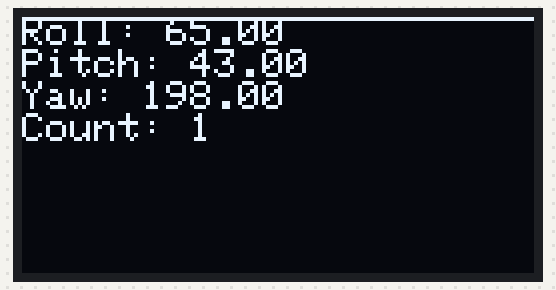
A sketch run on a simulated Arduino Uno, built with avr-gcc and run on an emulated ATmega328P. Parts: 128×64 one-colour display. Random numbers use the default seed unless the sketch sets one; what the sketch prints to the serial monitor is not drawn.

Above: at 0.1 s.
At 4.2 s:
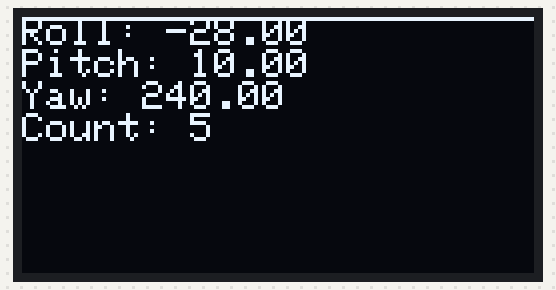
At 9.4 s:
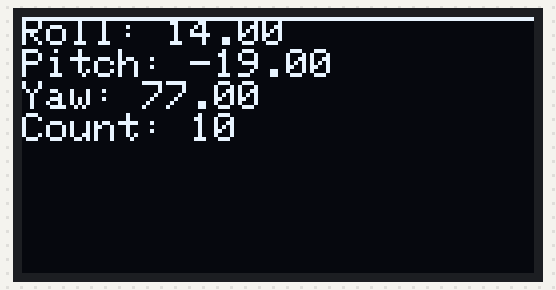
At 18.7 s:
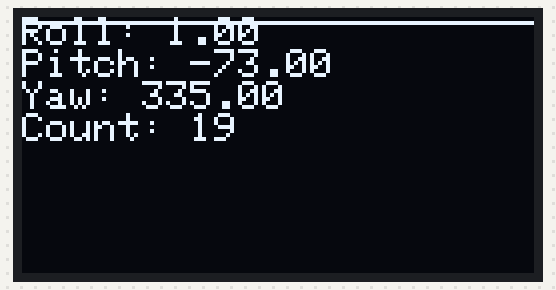
At 28.0 s:
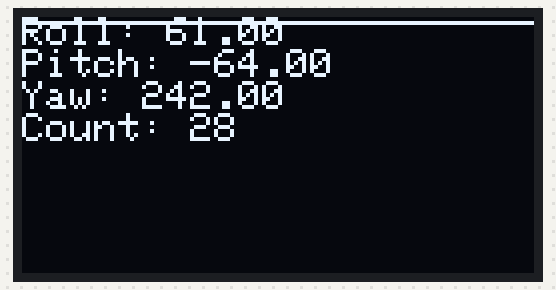
At 38.3 s:
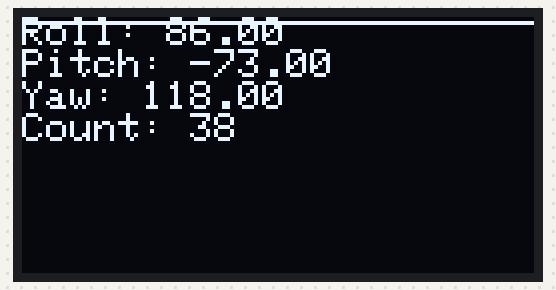

The sketch:

sketch_jul29a.ino
```cpp
#include <SPI.h>
#include <Wire.h>
#include <Adafruit_GFX.h>
#include <Adafruit_SSD1306.h>
#include <Math.h>

#define SCREEN_WIDTH 128 // OLED display width, in pixels
#define SCREEN_HEIGHT 64 // OLED display height, in pixels

// Declaration for SSD1306 display connected using software SPI (default case):
#define OLED_MOSI   11 //sck 6
#define OLED_CLK   13 //sda 7
#define OLED_DC    9 //dc 8
#define OLED_CS    10 //cs 9
#define OLED_RESET 8 //res 10
Adafruit_SSD1306 display(SCREEN_WIDTH, SCREEN_HEIGHT,
  OLED_MOSI, OLED_CLK, OLED_DC, OLED_RESET, OLED_CS);


int COUNT = 0; //res 10

float ROLL = 0;
float PITCH = 0;
float YAW = 0;

void setup() {

  Serial.begin(9600);

  // SSD1306_SWITCHCAPVCC = generate display voltage from 3.3V internally
  if(!display.begin(SSD1306_SWITCHCAPVCC)) {
    Serial.println(F("SSD1306 allocation failed"));
    for(;;); // Don't proceed, loop forever
  }

  // Clear the buffer
  display.clearDisplay();

  // Set text color to white
  display.setTextColor(SSD1306_WHITE);

  // Set text size (1 = 6x8 font, 2 = 12x16 font, etc.)
  display.setTextSize(1);

  // Set cursor position to (0, 0)
  display.setCursor(0, 0);

  // Print "Hello World" to the display
  display.println(F("Hello World 123"));
  Serial.println(F("Hello World"));

}

void loop() {

  // Clear the buffer
  display.clearDisplay();

   // Generate random Euler angles and display them on the screen
  generateRandomEulerAngles();

  calculatePitch();

  displayXYZ();

  // Display the content on the screen
  display.display();

  delay(1000);

}

void displayXYZ() {

  display.setCursor(0, 0);
  // Print the Euler angles to the display
  display.print(F("Roll: "));
  display.println(ROLL);

  display.print(F("Pitch: "));
  display.println(PITCH);

  display.print(F("Yaw: "));
  display.println(YAW);

  display.print(F("Count: "));
  display.println(COUNT);
}

void calculatePitch() {

  float roll  = (-PITCH * M_PI) / 180.0;
  float cosroll = cos(roll);

  Serial.println(roll);

  display.drawLine(0, roll, SCREEN_WIDTH, roll, SSD1306_WHITE);

}


void generateRandomEulerAngles() {
  ROLL = random(-90, 91);  // Generate random roll angle between -90 and 90 degrees
  PITCH = random(-90, 91); // Generate random pitch angle between -90 and 90 degrees
  YAW = random(0, 361);    // Generate random yaw angle between 0 and 360 degrees
  COUNT++;

}
```

Measured:
- what the display in image 1 shows lasts 1.0 s, from 4.2 s to 5.2 s
